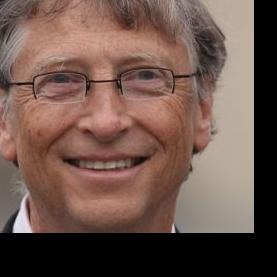
#> input picture data/faces/celebs/bill/bill_crop11.jpg, 277 x 277 px
$ python -i video.py   (imports and definitions only)   (Python 2 division)   (older library calls are emulated)
#> lines starting #> are read from the running program, lines starting #| are printed output that depends on the picture
# Copyright (c) 2015.
# Philipp Wagner <bytefish[at]gmx[dot]de> and
# Florian Lier <flier[at]techfak.uni-bielefeld.de> and
# Norman Koester <nkoester[at]techfak.uni-bielefeld.de>
#
#
# Released to public domain under terms of the BSD Simplified license.
#
# Redistribution and use in source and binary forms, with or without
# modification, are permitted provided that the following conditions are met:
#   * Redistributions of source code must retain the above copyright
#     notice, this list of conditions and the following disclaimer.
#   * Redistributions in binary form must reproduce the above copyright
#     notice, this list of conditions and the following disclaimer in the
#     documentation and/or other materials provided with the distribution.
#   * Neither the name of the organization nor the names of its contributors
#     may be used to endorse or promote products derived from this software
#     without specific prior written permission.
#
#    See <http://www.opensource.org/licenses/bsd-license>

# THIS SOFTWARE IS PROVIDED BY THE COPYRIGHT HOLDERS AND CONTRIBUTORS
# "AS IS" AND ANY EXPRESS OR IMPLIED WARRANTIES, INCLUDING, BUT NOT
# LIMITED TO, THE IMPLIED WARRANTIES OF MERCHANTABILITY AND FITNESS
# FOR A PARTICULAR PURPOSE ARE DISCLAIMED. IN NO EVENT SHALL THE
# COPYRIGHT OWNER OR CONTRIBUTORS BE LIABLE FOR ANY DIRECT, INDIRECT,
# INCIDENTAL, SPECIAL, EXEMPLARY, OR CONSEQUENTIAL DAMAGES (INCLUDING,
# BUT NOT LIMITED TO, PROCUREMENT OF SUBSTITUTE GOODS OR SERVICES;
# LOSS OF USE, DATA, OR PROFITS; OR BUSINESS INTERRUPTION) HOWEVER
# CAUSED AND ON ANY THEORY OF LIABILITY, WHETHER IN CONTRACT, STRICT
# LIABILITY, OR TORT (INCLUDING NEGLIGENCE OR OTHERWISE) ARISING IN
# ANY WAY OUT OF THE USE OF THIS SOFTWARE, EVEN IF ADVISED OF THE
# POSSIBILITY OF SUCH DAMAGE.


import cv2
import numpy as np
import ocvfacerec.helper.common
from numpy import pi, sin, cos


class VideoSynthBase(object):
    # [14 lines left out: function __init__, not called in this run]

    def render(self, dst):
        pass

    # [15 lines left out: function read, not called in this run]


class Chess(VideoSynthBase):
    # [45 lines left out: functions __init__, draw_quads, render, not called in this run]


classes = dict(chess=Chess)


def create_capture(source):
    '''
      source: <int> or '<int>' or '<filename>' or 'synth:<params>'
    '''
    try:
        source = int(source)
    except ValueError:
        pass
    else:
        return cv2.VideoCapture(source)
    source = str(source).strip()
    if source.startswith('synth'):
        ss = filter(None, source.split(':'))
        params = dict(s.split('=') for s in ss[1:])
        try:
            Class = classes[params['class']]
        except:
            Class = VideoSynthBase

        return Class(**params)
    return cv2.VideoCapture(source)


presets = dict(
    empty='synth:',
    lena='synth:bg=../cpp/lena.jpg:noise=0.1',
    chess='synth:class=chess:bg=../cpp/lena.jpg:noise=0.1:size=640x480'
)

# [33 lines not run here, left out]

>>> import cv2
>>> picture = cv2.imread('../../../data/faces/celebs/bill/bill_crop11.jpg', cv2.IMREAD_GRAYSCALE)
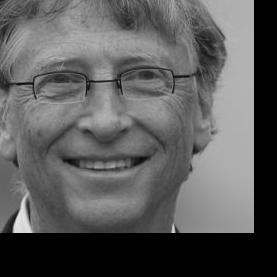
#> picture: shape (277, 277); min 0, max 236, mean 92.1
#> (the run stopped early here; a loop or call above may not have finished)

$ run again, on data/faces/celebs/bill/bill_crop12.jpg
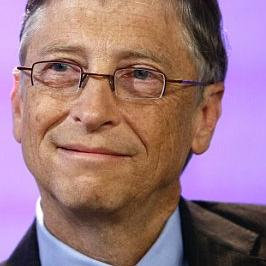
#> input picture data/faces/celebs/bill/bill_crop12.jpg, 266 x 266 px
#> `picture = cv2.imread('../../../data/faces/celebs/bill/bill_crop11.jpg'..`:
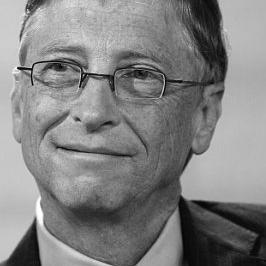
#> picture: shape (266, 266); min 0, max 255, mean 129.8

$ run again, on data/faces/celebs/bill/bill_crop2.jpg
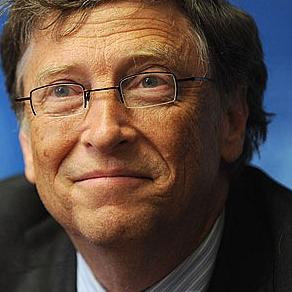
#> input picture data/faces/celebs/bill/bill_crop2.jpg, 292 x 292 px
#> `picture = cv2.imread('../../../data/faces/celebs/bill/bill_crop11.jpg'..`:
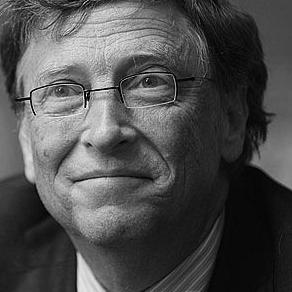
#> picture: shape (292, 292); min 0, max 255, mean 77.2

$ run again, on data/faces/celebs/bill/bill_crop3.jpg
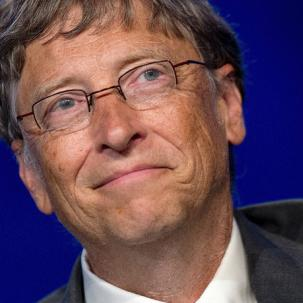
#> input picture data/faces/celebs/bill/bill_crop3.jpg, 303 x 303 px
#> `picture = cv2.imread('../../../data/faces/celebs/bill/bill_crop11.jpg'..`:
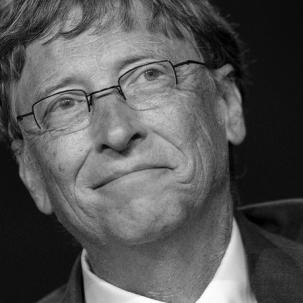
#> picture: shape (303, 303); min 0, max 255, mean 86.1
